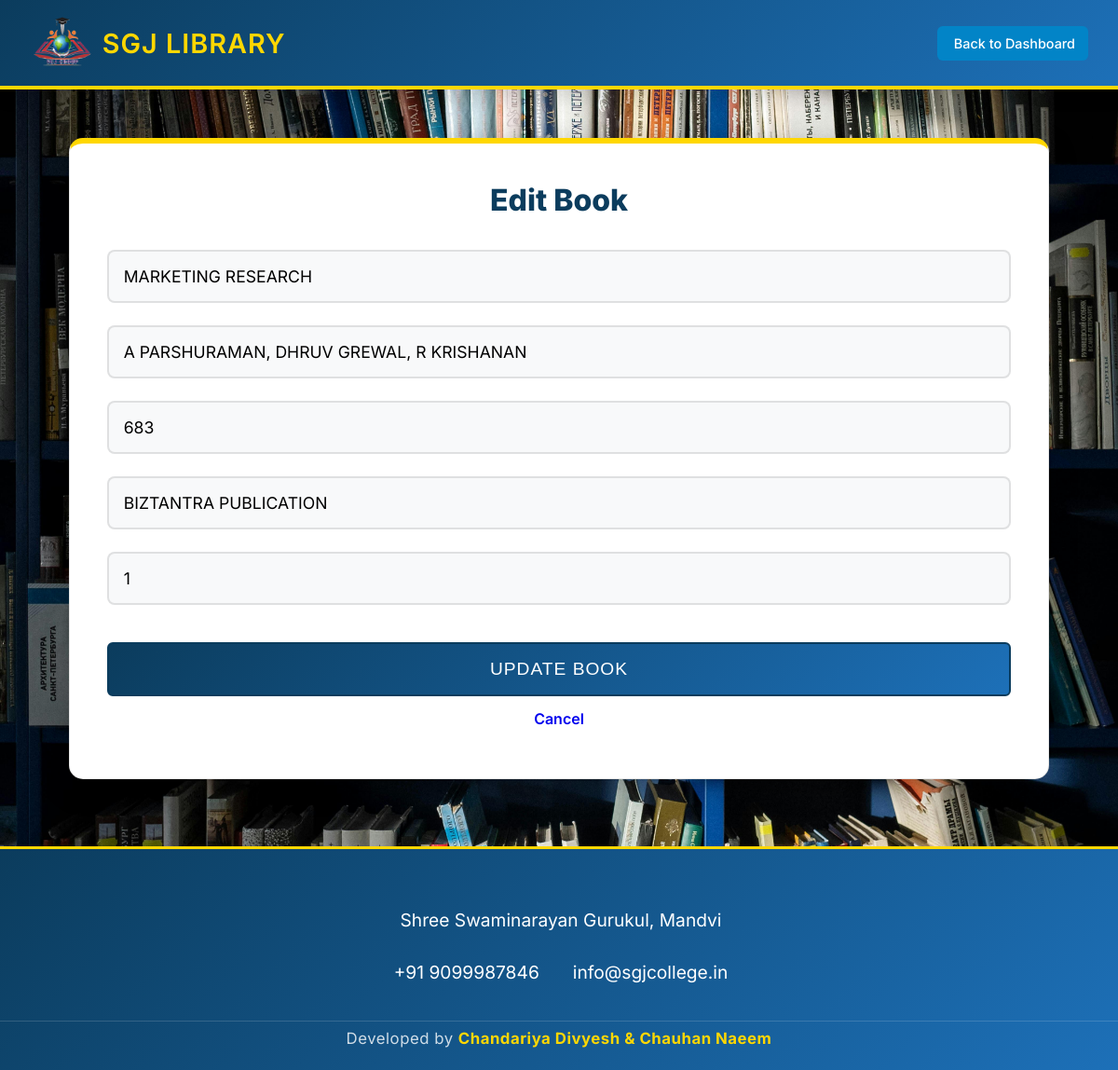
The app's page /edit_book.php?id=2 (signed in) with its own data.
### tables this page shows
CREATE TABLE `books` (
  `id` int(11) NOT NULL AUTO_INCREMENT,
  `title` varchar(255) NOT NULL,
  `author` varchar(255) NOT NULL,
  `publisher` varchar(255) DEFAULT NULL,
  `accession_no` varchar(100) DEFAULT NULL,
  `copies` int(11) NOT NULL DEFAULT 1,
  `added_at` timestamp NOT NULL DEFAULT current_timestamp(),
  PRIMARY KEY (`id`),
  UNIQUE KEY `accession_no` (`accession_no`)
);

### edit_book.php (the view, shortened to what this page needs)
<?php
require_once 'db.php';
$id = $_GET['id'] ?? null;
$stmt = $pdo->prepare("SELECT * FROM books WHERE id = ?");
$stmt->execute([$id]);
$book = $stmt->fetch();
?>
<!DOCTYPE html>
<html lang="en">
<head>
        <link rel="stylesheet" href="style.css">
</head>
<body>
    <div class="header">
        <div class="logo-container">
            <img src="images/logo.png" alt="SGJ Logo" class="header-logo" onerror="this.style.display='none'">
            <span class="header-text">SGJ LIBRARY</span>
        </div>
        <div class="user-info">
            <a href="index.php" class="btn btn-info">
                <i class="fas fa-arrow-left"></i> Back to Dashboard
            </a>
        </div>
    </div>
    <div class="container container-wide">
        <div class="auth-card" style="margin-top: 20px;">
            <h2>Edit Book</h2>
            <form method="POST">
                <input type="text" name="title" placeholder="Book Title" value="<?= htmlspecialchars($book['title']) ?>" required>
                <input type="text" name="author" placeholder="Author" value="<?= htmlspecialchars($book['author']) ?>" required>
                <input type="text" name="acc_no" placeholder="Accession Number" value="<?= htmlspecialchars($book['accession_no']) ?>" required>
                <input type="text" name="publisher" placeholder="Publisher" value="<?= htmlspecialchars($book['publisher']) ?>">
                <input type="number" name="copies" placeholder="Number of Copies" min="1" value="<?= $book['copies'] ?>" required>
                <button type="submit" class="btn btn-primary">Update Book</button>
                <a href="index.php" class="btn">Cancel</a>
            </form>
        </div>
    </div>
    <?php include 'footer.php'; ?>
</body>
</html>

### records on screen
books: title "MARKETING RESEARCH", author "A PARSHURAMAN, DHRUV GREWAL, R KRISHANAN", acc_no "683", publisher "BIZTANTRA PUBLICATION", copies "1"
